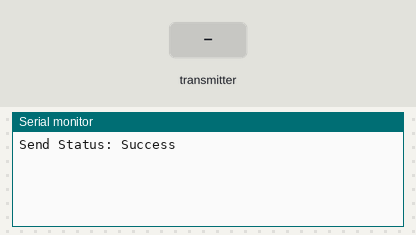
Simulated run of this sketch. Board: ESP32. On the bench: the last lines printed to the serial monitor. Inputs (shaded band) come from the test bench.

Above: at 1.2 s.
1.3 s: the transmitter starts sending a = 0
At 1.66 s:
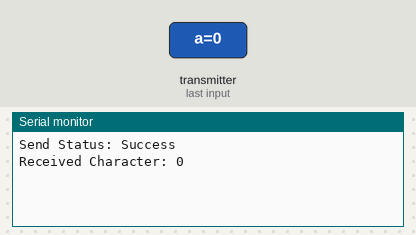
3.3 s: the transmitter starts sending a = 1
At 3.66 s:
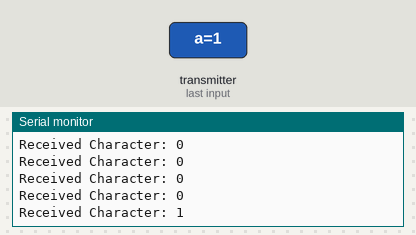

Measured:
- after the input at 1.3 s, the serial monitor: prints a new line after 0.05 s (image 1)
- after the input at 3.3 s, the serial monitor: prints a new line after 0.05 s (image 2)

The sketch:

ESPNOW_sendreceive_black.ino
```cpp
#include <esp_now.h>
#include <WiFi.h>

// REPLACE WITH THE OTHER BOARD'S MAC ADDRESS
uint8_t peerAddress[] = {0x31, 0x94, 0x54, 0x39, 0x1C, 0x28}; //RED'S ADDRESS (CONNECT TO BLACK) (BLACK SHOULD BE WITH OBSERVER)

typedef struct struct_message {
  char a[32];
  int b;
} struct_message;

struct_message myData;      // Data to send
struct_message incomingData; // Data received

// Callback when data is sent
void OnDataSent(const wifi_tx_info_t *txInfo, esp_now_send_status_t status) {
  Serial.print("Send Status: ");
  Serial.println(status == ESP_NOW_SEND_SUCCESS ? "Success" : "Fail");
}

// Callback when data is received
void OnDataRecv(const esp_now_recv_info *info, const uint8_t *data, int len) {
  memcpy(&incomingData, data, sizeof(incomingData));
  Serial.print("Received Character: ");
  Serial.println(incomingData.a); // Prints the char/string received
}

void setup() {
  Serial.begin(115200);
  WiFi.mode(WIFI_STA);

  if (esp_now_init() != ESP_OK) return;

  // Register BOTH callbacks
  esp_now_register_send_cb(OnDataSent);
  esp_now_register_recv_cb(OnDataRecv);

  // Register the peer (the other ESP32)
  esp_now_peer_info_t peerInfo = {};
  memcpy(peerInfo.peer_addr, peerAddress, 6);
  peerInfo.channel = 0;
  peerInfo.encrypt = false;
  esp_now_add_peer(&peerInfo);
}

void loop() {
  // Send data every 5 seconds
  strcpy(myData.a, "Henry");
  myData.b = 100;
  esp_now_send(peerAddress, (uint8_t *) &myData, sizeof(myData));

  delay(5000);
}
```
